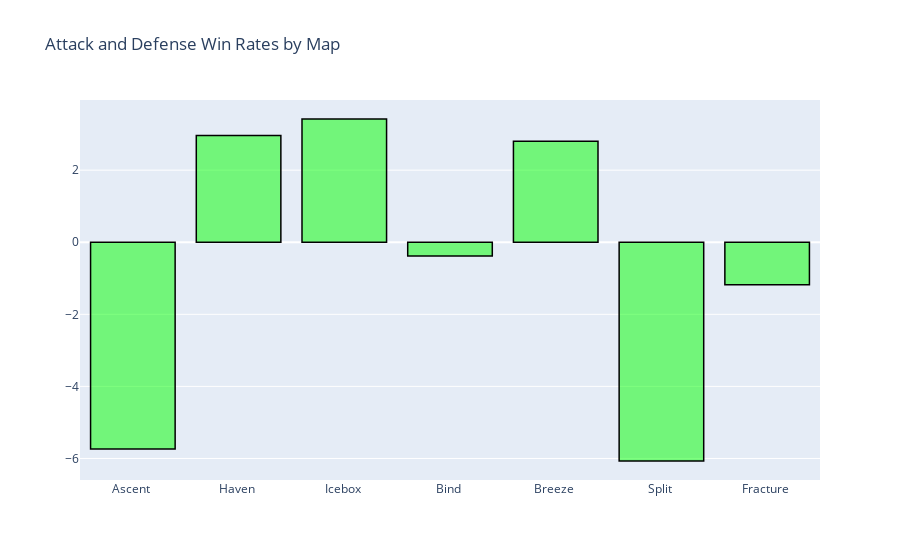

Write notebook code for a chart like this one.
### Markdown cell above
If we compute the diference and plot it on a similar graph, we can see more clearly which are the unbalanced maps. As we can see, Fracture and Bind are the less unbalanced maps, while maps like Split and Ascent are the most unbalanced ones. On these cases, these two maps are unbalanced in benefit of the defenders.

### Code cell
trace3 = go.Bar(
                x = maps_data.map,
                y = maps_data.atk_win_rate - maps_data.def_win_rate,
                marker = dict(color = 'rgba(0, 255, 0, 0.5)',
                             line=dict(color='rgb(0,0,0)',width=1.5)))

data = [trace3]
layout = go.Layout(title= 'Attack and Defense Win Rates by Map',barmode = "group")
fig = go.Figure(data = data, layout = layout)
iplot(fig)

### Figure 1 — Plotly figure (JSON) as saved in the notebook; plotly's stock layout.template omitted (floating-point values rounded to 4 significant figures)
{"data": [{"marker": {"color": "rgba(0, 255, 0, 0.5)", "line": {"color": "rgb(0,0,0)", "width": 1.5}}, "type": "bar", "x": ["Ascent ", "Haven ", "Icebox ", "Bind ", "Breeze ", "Split ", "Fracture "], "y": [-5.74, 2.96, 3.42, -0.38, 2.8, -6.07, -1.18]}], "layout": {"barmode": "group", "title": {"text": "Attack and Defense Win Rates by Map"}}}
